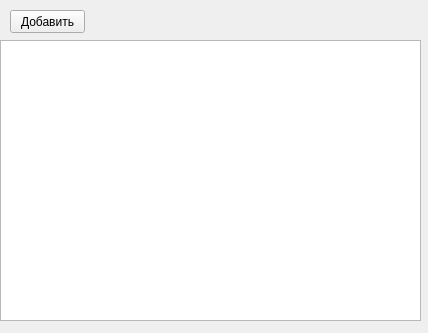
<?xml version="1.0" encoding="UTF-8"?>
<ui version="4.0">
 <class>Form</class>
 <widget class="QWidget" name="Form">
  <property name="geometry">
   <rect>
    <x>0</x>
    <y>0</y>
    <width>428</width>
    <height>333</height>
   </rect>
  </property>
  <property name="windowTitle">
   <string>Form</string>
  </property>
  <widget class="QTableWidget" name="tableWidget">
   <property name="geometry">
    <rect>
     <x>0</x>
     <y>40</y>
     <width>421</width>
     <height>281</height>
    </rect>
   </property>
  </widget>
  <widget class="QPushButton" name="btn">
   <property name="geometry">
    <rect>
     <x>10</x>
     <y>10</y>
     <width>75</width>
     <height>23</height>
    </rect>
   </property>
   <property name="text">
    <string>Добавить</string>
   </property>
  </widget>
 </widget>
 <resources/>
 <connections/>
</ui>
